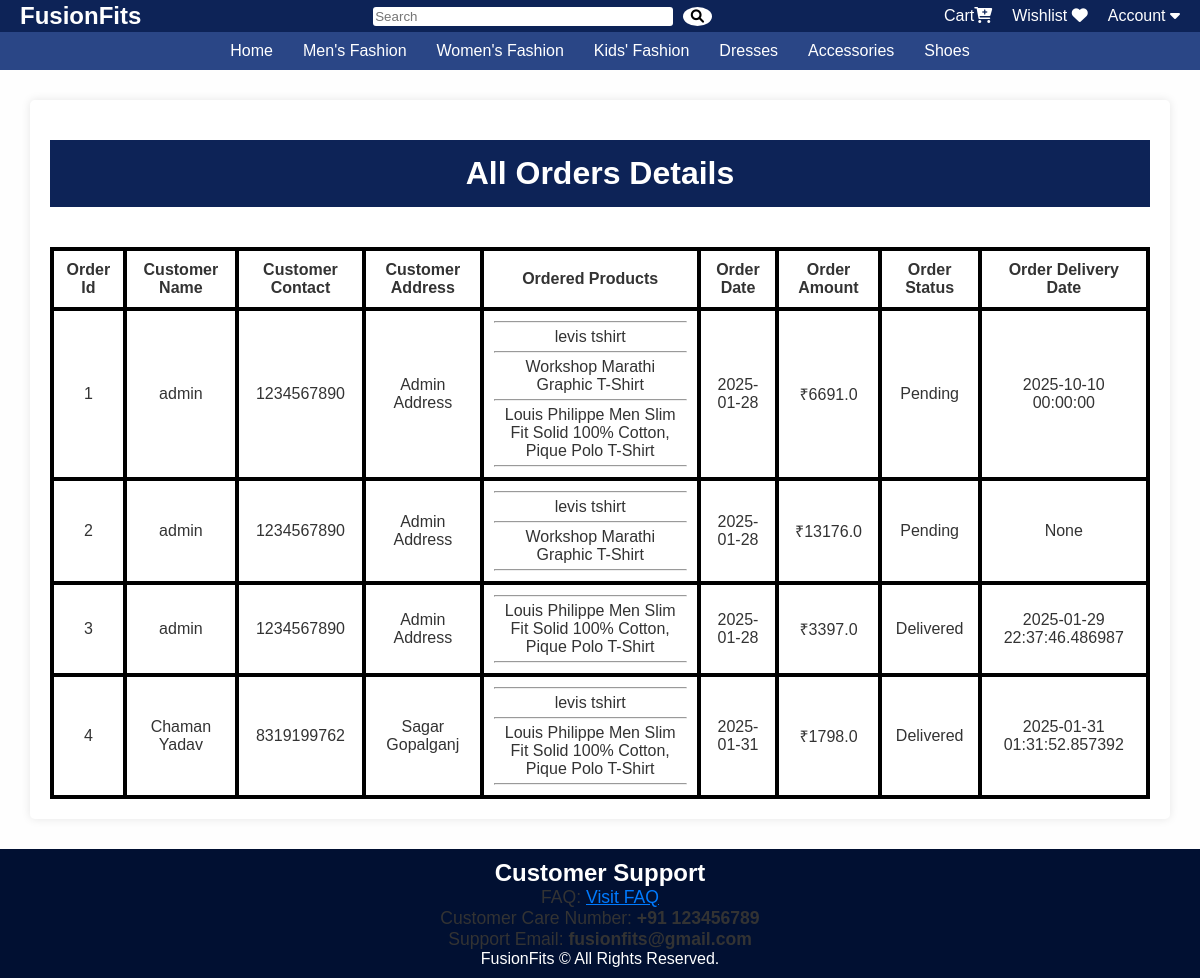
Page /admin/orders (signed in) on the earlier database version.
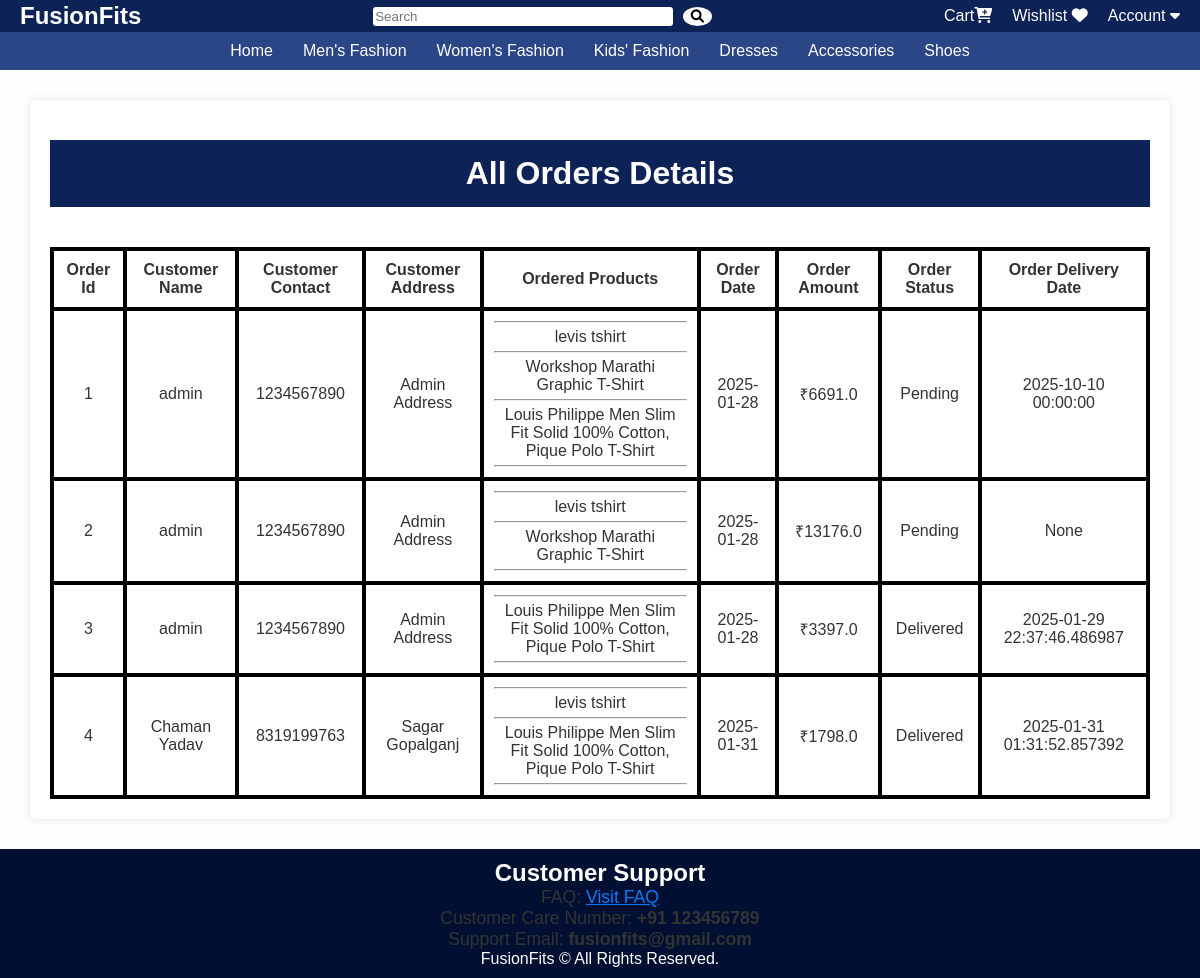
Same page on the later database version.
### app/models.py (models this page shows, shortened)
class OrderDetails(db.Model):
    __tablename__ = "order_details"
    id = db.Column(db.Integer, primary_key=True)
    user_name = db.Column(db.String(100), nullable=False)
    user_email = db.Column(db.String(100), nullable=False)
    user_contact = db.Column(db.String(20), nullable=False)
    user_address = db.Column(db.String(200), nullable=False)
    user_city = db.Column(db.String(100), nullable=False)
    subtotal = db.Column(db.Float, nullable=False)
    delivery_charges = db.Column(db.Float, nullable=False)
    grand_total = db.Column(db.Float, nullable=False)
    order_date = db.Column(db.DateTime, nullable=False)
    delivered_date = db.Column(db.DateTime, nullable=True)  # Added Delivered_Date
    user_id = db.Column(db.Integer, db.ForeignKey("user.id"), nullable=False)  # Added user_id
    status_options = Enum("Pending", "Shipped", "Delivered", "Failed")
    status = db.Column(status_options, default="Pending", nullable=False)  # Corrected Enum usage
    user = relationship("User")
    products = relationship("Product", secondary="ordered_product",viewonly=True)

class User(UserMixin, db.Model):
    id = db.Column(db.Integer, primary_key=True)
    username = db.Column(db.String(50), nullable=False)
    email = db.Column(db.String(100), unique=True, nullable=False)
    password = db.Column(db.String(255), nullable=False)
    role = db.Column(db.String(20), nullable=False)
    contact = db.Column(db.String(20), nullable=False)
    address = db.Column(db.String(200), nullable=False)
    city = db.Column(db.String(100), nullable=False)
    dob = db.Column(db.Date, nullable=False)
    reset_token = db.Column(db.String(128), nullable=True)

### app/admin.py (the view)
@admin.route("/orders", methods=["GET"])
@login_required
@restrict_to_admin()
def order_details():
    all_orders = db.session.query(OrderDetails).all()
    return render_template("all_orders.html",orders=all_orders)

### app/utils.py (called while the page is built)
def restrict_to_admin():
    def decorator(f):
        @wraps(f)
        def decorated_function(*args, **kwargs):
            if current_user.role != "admin":
                flash("Access denied! Admins only.", "danger")
                return redirect(url_for("main.home"))
            return f(*args, **kwargs)
        return decorated_function
    return decorator

### app/templates/all_orders.html (shortened to what this page needs)
<!DOCTYPE html>
<html lang="en">
    <head>
        <link rel="stylesheet" href="{{ url_for('static',filename='delivery_dashboard.css') }}">
    </head>
    {% extends 'home.html' %}
    {% block content %}
    <div class="dashboard-container">
        <div class="header">All Orders Details</div>
        <div class="order-list">
            {% if orders %}
            <table>
                <thead>
                    <tr>
                        <th> Order Id </th>
                        <th> Customer Name </th>
                        <th> Customer Contact </th>
                        <th> Customer Address </th>
                        <th> Ordered Products</th>
                        <th> Order Date</th>
                        <th> Order Amount</th>
                        <th> Order Status </th>
                        <th> Order Delivery Date </th>
                    </tr>
                </thead>
                <tbody>
                    {% for order in orders %}
                    <tr>
                        <td>{{ order.id }}</td>
                        <td>{{ order.user.username }}</td>
                        <td>{{ order.user.contact }}</td>
                        <td>{{ order.user.address }}</td>
                        <td>
                            <hr>
                            {% for product in order.products %}
                            <p class="product-name">{{ product.name }}</p>
                            <hr>
                            {% endfor %}
                        </td>
                        <td>{{ order.order_date.strftime('%Y-%m-%d') }}</td>
                        <td>₹{{ order.grand_total }}</td>
                        <td>{{ order.status }}</td>
                        <td>{{ order.delivered_date }}</td>
                    </tr>
                    {% endfor %}
                </tbody>
            </table>
            {% else %}
            <p>No orders available.</p>
            {% endif %}
        </div>
    </div>
    {% endblock %}

Differences in the rows shown:
changed through a linked row, OrderDetails "Chaman Yadav": user.contact "8319199762" → "8319199763"
